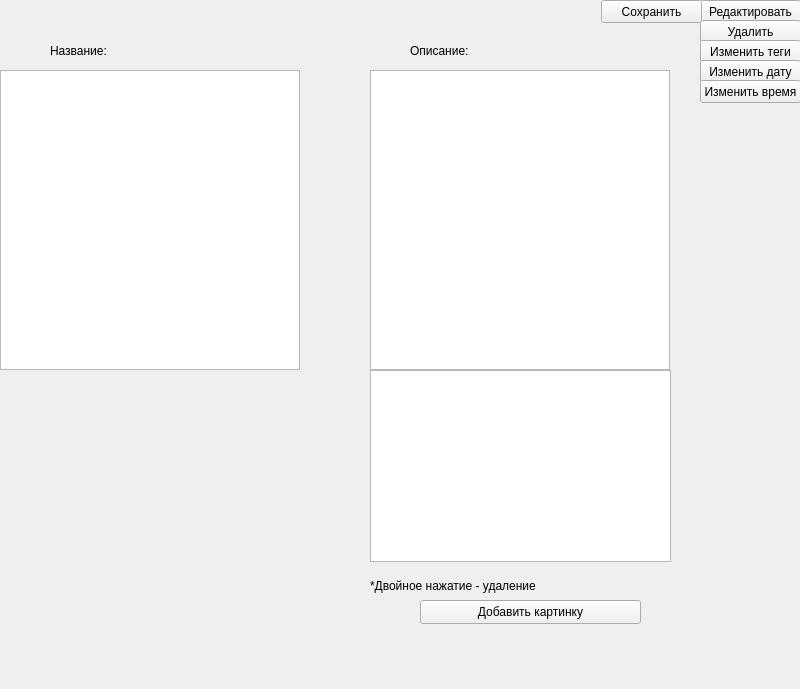
<?xml version="1.0" encoding="UTF-8"?>
<ui version="4.0">
 <class>Form</class>
 <widget class="QWidget" name="Form">
  <property name="geometry">
   <rect>
    <x>0</x>
    <y>0</y>
    <width>800</width>
    <height>689</height>
   </rect>
  </property>
  <property name="windowTitle">
   <string>Form</string>
  </property>
  <widget class="QTextEdit" name="textEdit_name">
   <property name="geometry">
    <rect>
     <x>0</x>
     <y>70</y>
     <width>300</width>
     <height>300</height>
    </rect>
   </property>
  </widget>
  <widget class="QTextEdit" name="textEdit_description">
   <property name="geometry">
    <rect>
     <x>370</x>
     <y>70</y>
     <width>300</width>
     <height>300</height>
    </rect>
   </property>
  </widget>
  <widget class="QPushButton" name="btn_edit">
   <property name="geometry">
    <rect>
     <x>700</x>
     <y>0</y>
     <width>101</width>
     <height>23</height>
    </rect>
   </property>
   <property name="text">
    <string>Редактировать</string>
   </property>
  </widget>
  <widget class="QPushButton" name="btn_delete">
   <property name="geometry">
    <rect>
     <x>700</x>
     <y>20</y>
     <width>101</width>
     <height>23</height>
    </rect>
   </property>
   <property name="text">
    <string>Удалить</string>
   </property>
  </widget>
  <widget class="QLabel" name="label">
   <property name="geometry">
    <rect>
     <x>50</x>
     <y>30</y>
     <width>161</width>
     <height>41</height>
    </rect>
   </property>
   <property name="styleSheet">
    <string notr="true">font: 16pt &quot;MS Shell Dlg 2&quot;;</string>
   </property>
   <property name="text">
    <string>Название:</string>
   </property>
  </widget>
  <widget class="QLabel" name="label_2">
   <property name="geometry">
    <rect>
     <x>410</x>
     <y>30</y>
     <width>121</width>
     <height>41</height>
    </rect>
   </property>
   <property name="styleSheet">
    <string notr="true">font: 16pt &quot;MS Shell Dlg 2&quot;;</string>
   </property>
   <property name="text">
    <string>Описание:</string>
   </property>
  </widget>
  <widget class="QPushButton" name="btn_edit_tags">
   <property name="geometry">
    <rect>
     <x>700</x>
     <y>40</y>
     <width>101</width>
     <height>23</height>
    </rect>
   </property>
   <property name="text">
    <string>Изменить теги</string>
   </property>
  </widget>
  <widget class="QPushButton" name="btn_save">
   <property name="geometry">
    <rect>
     <x>601</x>
     <y>0</y>
     <width>101</width>
     <height>23</height>
    </rect>
   </property>
   <property name="text">
    <string>Сохранить</string>
   </property>
  </widget>
  <widget class="QPushButton" name="btn_edit_date">
   <property name="geometry">
    <rect>
     <x>700</x>
     <y>60</y>
     <width>101</width>
     <height>23</height>
    </rect>
   </property>
   <property name="text">
    <string>Изменить дату</string>
   </property>
  </widget>
  <widget class="QPushButton" name="btn_edit_time">
   <property name="geometry">
    <rect>
     <x>700</x>
     <y>80</y>
     <width>101</width>
     <height>23</height>
    </rect>
   </property>
   <property name="text">
    <string>Изменить время</string>
   </property>
  </widget>
  <widget class="QLabel" name="label_img">
   <property name="geometry">
    <rect>
     <x>0</x>
     <y>370</y>
     <width>300</width>
     <height>300</height>
    </rect>
   </property>
   <property name="text">
    <string/>
   </property>
  </widget>
  <widget class="QListWidget" name="listWidget_img">
   <property name="geometry">
    <rect>
     <x>370</x>
     <y>370</y>
     <width>301</width>
     <height>192</height>
    </rect>
   </property>
  </widget>
  <widget class="QLabel" name="label_3">
   <property name="geometry">
    <rect>
     <x>370</x>
     <y>570</y>
     <width>171</width>
     <height>31</height>
    </rect>
   </property>
   <property name="text">
    <string>*Двойное нажатие - удаление</string>
   </property>
  </widget>
  <widget class="QPushButton" name="btn_add_img">
   <property name="geometry">
    <rect>
     <x>420</x>
     <y>600</y>
     <width>221</width>
     <height>24</height>
    </rect>
   </property>
   <property name="text">
    <string>Добавить картинку</string>
   </property>
  </widget>
 </widget>
 <resources/>
 <connections/>
</ui>
